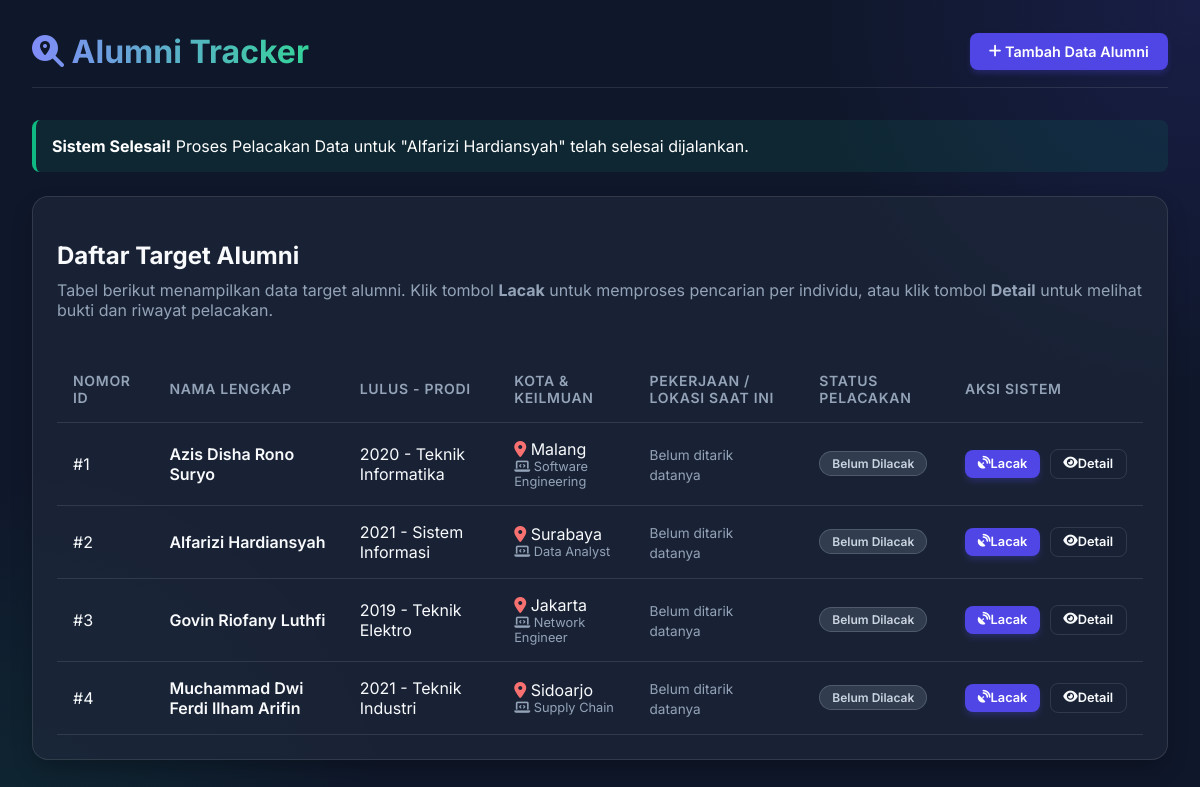
The page /index.php?status=success&nama=Alfarizi+Hardiansyah on the database its author committed.
### tables this page shows
CREATE TABLE IF NOT EXISTS alumni (
    id INT AUTO_INCREMENT PRIMARY KEY,
    nama_lengkap VARCHAR(255) NOT NULL,
    inisial VARCHAR(50),
    prodi VARCHAR(100),
    tahun_lulus YEAR,
    kota VARCHAR(100),
    bidang_keilmuan VARCHAR(100),
    status_pelacakan VARCHAR(50) DEFAULT 'Belum Dilacak',
    jabatan VARCHAR(100) DEFAULT NULL,
    perusahaan VARCHAR(100) DEFAULT NULL,
    lokasi VARCHAR(100) DEFAULT NULL,
    tanggal_update DATE DEFAULT NULL,
    waktu_sekarang DATE DEFAULT NULL,
    jadwal_pelacakan VARCHAR(20) DEFAULT '7_hari'
);

### index.php (the view, shortened to what this page needs)
<?php
require_once 'db.php';
$stmt = $pdo->query("SELECT * FROM alumni ORDER BY status_pelacakan ASC");
$alumni_list = $stmt->fetchAll();
?>
<!DOCTYPE html>
<html lang="id">
<head>
    <link rel="stylesheet" href="style.css">
    <link rel="stylesheet" href="https://cdnjs.cloudflare.com/ajax/libs/font-awesome/6.4.0/css/all.min.css">
</head>
<body>
    <div class="container animate-fade-in">
        <header>
            <h1><i class="fas fa-search-location"></i> Alumni Tracker</h1>
            <div>
                <a href="add.php" class="btn btn-primary" id="addBtn">
                    <i class="fas fa-plus"></i> &nbsp;Tambah Data Alumni
                </a>
            </div>
        </header>
        <?php if(isset($_GET['status']) && $_GET['status'] == 'success'): ?>
        <div class="alert alert-success">
            <strong>Sistem Selesai!</strong> Proses Pelacakan Data untuk "<?= htmlspecialchars($_GET['nama'] ?? '') ?>" telah selesai dijalankan.
        </div>
        <?php elseif(isset($_GET['status']) && $_GET['status'] == 'added'): ?>
        <div class="alert alert-success">
            <strong>Sukses!</strong> Data target alumni baru telah berhasil ditambahkan.
        </div>
        <?php endif; ?>
        <div class="glass-card">
            <h2>Daftar Target Alumni</h2>
            <p style="color: var(--text-muted); margin-top:-10px; margin-bottom: 20px;">
                Tabel berikut menampilkan data target alumni. Klik tombol <strong>Lacak</strong> untuk memproses pencarian per individu, atau klik tombol <strong>Detail</strong> untuk melihat bukti dan riwayat pelacakan.
            </p>
            <div style="overflow-x: auto;">
                <table>
                    <thead>
                        <tr>
                            <th>Nomor ID</th>
                            <th>Nama Lengkap</th>
                            <th>Lulus - Prodi</th>
                            <th>Kota & Keilmuan</th>
                            <th>Pekerjaan / Lokasi Saat Ini</th>
                            <th>Status Pelacakan</th>
                            <th>Aksi Sistem</th>
                        </tr>
                    </thead>
                    <tbody>
                        <?php foreach($alumni_list as $al): ?>
                        <tr>
                            <td>#<?= $al['id'] ?></td>
                            <td style="font-weight: 600;"><?= htmlspecialchars($al['nama_lengkap']) ?></td>
                            <td><?= $al['tahun_lulus'] ?> - <?= htmlspecialchars($al['prodi']) ?></td>
                            <td>
                                <div><i class="fas fa-map-marker-alt" style="color:#f87171;"></i> <?= htmlspecialchars($al['kota']) ?></div>
                                <div style="font-size: 0.8em; color: var(--text-muted);"><i class="fas fa-laptop-code"></i> <?= htmlspecialchars($al['bidang_keilmuan']) ?></div>
                            </td>
                            <td>
                                <?php if($al['jabatan']): ?>
                                    <div style="font-weight: 500; font-size: 0.9em;"><?= htmlspecialchars($al['jabatan']) ?> di <?= htmlspecialchars($al['perusahaan']) ?></div>
                                    <div style="font-size: 0.8em; color: var(--text-muted);"><?= htmlspecialchars($al['lokasi']) ?></div>
                                <?php else: ?>
                                    <span style="color:var(--text-muted); font-size: 0.85em;">Belum ditarik datanya</span>
                                <?php endif; ?>
                            </td>
                            <td>
                                <?php
                                    $badge = 'badge-neutral';
                                ?>
                                <span class="badge <?= $badge ?>"><?= $al['status_pelacakan'] ?></span>
                            </td>
                            <td style="white-space: nowrap;">
                                <a href="tracker.php?id=<?= $al['id'] ?>" class="btn btn-primary" style="padding: 0.4rem 0.8rem; font-size:0.8rem; margin-right: 0.3rem;" title="Jalankan Proses Pelacakan">
                                    <i class="fas fa-satellite-dish"></i> Lacak
                                </a>
                                <a href="detail.php?id=<?= $al['id'] ?>" class="btn btn-outline" style="padding: 0.4rem 0.8rem; font-size:0.8rem;">
                                    <i class="fas fa-eye"></i> Detail
                                </a>
                            </td>
                        </tr>
                        <?php endforeach; ?>
                    </tbody>
                </table>
            </div>
        </div>
    </div>
</body>
</html>

### style.css (style rules this page uses)
:root { --primary: #4f46e5; --primary-hover: #4338ca; --bg-color: #0f172a; --card-bg: rgba(30, 41, 59, 0.7); --text-main: #f8fafc; --text-muted: #94a3b8; --border-color: rgba(255, 255, 255, 0.1); --success: #10b981; --warning: #f59e0b; --danger: #ef4444; }
body { background-color: var(--bg-color); color: var(--text-main); font-family: 'Inter', 'Segoe UI', sans-serif; margin: 0; padding: 2rem; min-height: 100vh; background-image: radial-gradient(circle at top right, rgba(79, 70, 229, 0.15), transparent 400px), radial-gradient(circle at bottom left, rgba(16, 185, 129, 0.1), transparent 400px); }
.container { max-width: 1200px; margin: 0 auto; }
header { display: flex; justify-content: space-between; align-items: center; margin-bottom: 2rem; padding-bottom: 1rem; border-bottom: 1px solid var(--border-color); }
h1 { font-weight: 700; background: linear-gradient(to right, #818cf8, #34d399); -webkit-background-clip: text; -webkit-text-fill-color: transparent; margin: 0; }
.glass-card { background: var(--card-bg); backdrop-filter: blur(12px); -webkit-backdrop-filter: blur(12px); border: 1px solid var(--border-color); border-radius: 1rem; padding: 1.5rem; box-shadow: 0 10px 25px -5px rgba(0, 0, 0, 0.3); transition: transform 0.3s ease, box-shadow 0.3s ease; }
table { width: 100%; border-collapse: collapse; margin-top: 1rem; }
th, td { padding: 1rem; text-align: left; border-bottom: 1px solid var(--border-color); }
th { color: var(--text-muted); font-weight: 600; font-size: 0.875rem; text-transform: uppercase; letter-spacing: 0.05em; }
.badge { padding: 0.25rem 0.75rem; border-radius: 9999px; font-size: 0.75rem; font-weight: 600; display: inline-block; }
.badge-neutral { background-color: rgba(148, 163, 184, 0.2); color: #cbd5e1; border: 1px solid rgba(148, 163, 184, 0.3); }
.btn { display: inline-flex; align-items: center; padding: 0.6rem 1.2rem; border-radius: 0.5rem; font-weight: 600; text-decoration: none; cursor: pointer; transition: all 0.2s; border: none; font-size: 0.9rem; }
.btn-primary { background-color: var(--primary); color: white; box-shadow: 0 4px 6px -1px rgba(79, 70, 229, 0.3); }
.btn-outline { background-color: transparent; color: var(--text-main); border: 1px solid var(--border-color); }
.animate-fade-in { animation: fadeIn 0.5s ease-out forwards; }
.alert { padding: 1rem; border-radius: 0.5rem; margin-bottom: 1.5rem; border-left: 4px solid; }
.alert-success { background-color: rgba(16, 185, 129, 0.1); border-left-color: var(--success); color: white; }

### rows shown on the page
alumni: id "1", nama_lengkap "Azis Disha Rono Suryo", tahun_lulus "2020", prodi "Teknik Informatika", kota "Malang", bidang_keilmuan "Software Engineering", shows "Belum ditarik datanya", status_pelacakan "Belum Dilacak"
alumni: id "2", nama_lengkap "Alfarizi Hardiansyah", tahun_lulus "2021", prodi "Sistem Informasi", kota "Surabaya", bidang_keilmuan "Data Analyst", shows "Belum ditarik datanya", status_pelacakan "Belum Dilacak"
alumni: id "3", nama_lengkap "Govin Riofany Luthfi", tahun_lulus "2019", prodi "Teknik Elektro", kota "Jakarta", bidang_keilmuan "Network Engineer", shows "Belum ditarik datanya", status_pelacakan "Belum Dilacak"
alumni: id "4", nama_lengkap "Muchammad Dwi Ferdi Ilham Arifin", tahun_lulus "2021", prodi "Teknik Industri", kota "Sidoarjo", bidang_keilmuan "Supply Chain", shows "Belum ditarik datanya", status_pelacakan "Belum Dilacak"

### other values the page prints
$_GET['nama'] "Alfarizi Hardiansyah"
